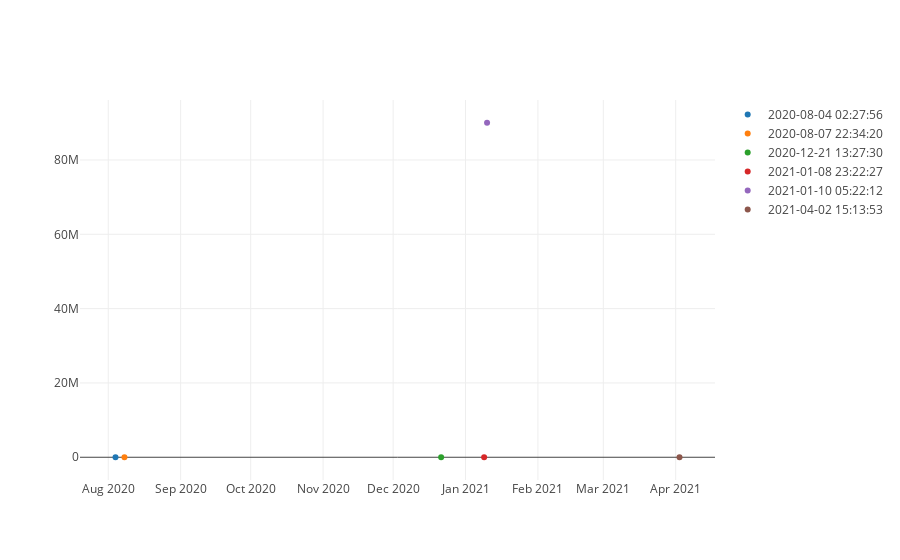

The notebook cell saved with this chart:
### Code cell
data = [dict(
  type = 'scatter',
  x = t['Last_Update'],
  y = t['Confirmed'],
  mode = 'markers',
  transforms = [dict(
    type = 'groupby',
    groups = t['Last_Update'])])]
fig_dict = dict(data=data)
pio.show(fig_dict, validate=False)

### Figure 1 — Plotly figure (JSON) as saved in the notebook; plotly's stock layout.template omitted (floating-point values rounded to 4 significant figures)
{"data": [{"mode": "markers", "transforms": [{"groups": ["2020-08-04 02:27:56", "2020-08-07 22:34:20", "2020-12-21 13:27:30", "2021-01-08 23:22:27", "2021-01-10 05:22:12", "2021-04-02 15:13:53"], "type": "groupby"}], "type": "scatter", "x": ["2020-08-04 02:27:56", "2020-08-07 22:34:20", "2020-12-21 13:27:30", "2021-01-08 23:22:27", "2021-01-10 05:22:12", "2021-04-02 15:13:53"], "y": [152, 0, 788, 196, 90020479, 399]}], "layout": {}}
